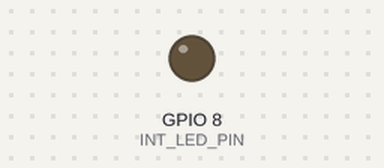
Simulated run of this sketch. Board: ESP32-S3. On the bench: output pins drawn as LEDs (lit = HIGH). WiFi joins after 1.5 s; servers stay silent unless stated; uploads are accepted with an empty reply; what the sketch prints to the serial monitor is not drawn.

Above: at 3.6 s.
At 7.1 s:
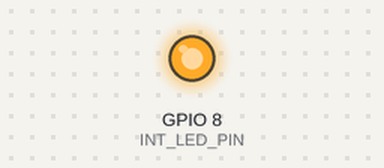
Timing chart, 0 to 8.6 s (numbered marks = the images above):
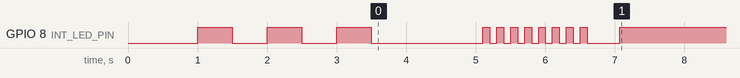

The sketch:

connect_wifi.ino
```cpp
#include <WiFi.h>

const int INT_LED_PIN = 8;
char ssid[] = "my_wifi_a1";
char pass[] = "kikker123";

bool internetConnected = false;

void slowBlinkOnce() {
  digitalWrite(INT_LED_PIN, HIGH);
  delay(500);
  digitalWrite(INT_LED_PIN, LOW);
  delay(500);
}

void fastBlinkOnce() {
  digitalWrite(INT_LED_PIN, HIGH);
  delay(100);
  digitalWrite(INT_LED_PIN, LOW);
  delay(100);
}

bool testInternetConnection() {
  Serial.println("Testing internet connection to google.com...");

  WiFiClient client;
  client.setTimeout(5000); // Set 5 second timeout

  if (client.connect("google.com", 80, 5000)) { // 5 second connection timeout
    Serial.println("✓ Successfully connected to google.com");

    client.println("HEAD / HTTP/1.1");
    client.println("Host: google.com");
    client.println("Connection: close");
    client.println();

    unsigned long timeout = millis();
    while (client.available() == 0) {
      if (millis() - timeout > 5000) {
        Serial.println("  Timeout waiting for response");
        client.stop();
        return false;
      }
      delay(10); // Small delay to prevent tight loop
    }

    if (client.available()) {
      String line = client.readStringUntil('\n');
      Serial.print("  Server response: ");
      Serial.println(line);
      Serial.println("  Internet connection verified!");
    }

    client.stop();
    delay(100); // Give time for clean disconnect
    return true;

  } else {
    Serial.println("✗ Failed to connect to google.com");
    Serial.println("  WiFi connected but no internet access");
    client.stop();
    return false;
  }
}

void setup() {
  Serial.begin(115200);
  delay(1000);

  Serial.println("\n\n=== ESP32 WiFi Connection Test ===");

  pinMode(INT_LED_PIN, OUTPUT);

  Serial.println("Starting up (slow blink)...");
  for (int i = 0; i < 3; i++) {
    slowBlinkOnce();
  }

  // Disconnect and clear any previous WiFi config
  WiFi.disconnect(true);
  delay(1000);
  WiFi.mode(WIFI_STA);
  delay(100);

  Serial.print("Connecting to WiFi: ");
  Serial.println(ssid);
  WiFi.begin(ssid, pass);

  unsigned long startAttempt = millis();
  while (WiFi.status() != WL_CONNECTED && millis() - startAttempt < 30000) {
    fastBlinkOnce();
    Serial.print(".");
  }

  Serial.println();

  if (WiFi.status() == WL_CONNECTED) {
    Serial.println("✓ WiFi Connected!");
    Serial.print("IP Address: ");
    Serial.println(WiFi.localIP());
    Serial.print("Signal Strength (RSSI): ");
    Serial.print(WiFi.RSSI());
    Serial.println(" dBm");
    Serial.print("Gateway: ");
    Serial.println(WiFi.gatewayIP());
    Serial.print("DNS: ");
    Serial.println(WiFi.dnsIP());
    Serial.println();

    // Test internet connectivity
    internetConnected = testInternetConnection();

    if (internetConnected) {
      Serial.println("\n=== Connection Test PASSED ===");
      digitalWrite(INT_LED_PIN, HIGH);
    } else {
      Serial.println("\n=== WiFi connected but no internet access ===");
      Serial.println("Will retry every 10 seconds...");
      digitalWrite(INT_LED_PIN, LOW);
    }

  } else {
    digitalWrite(INT_LED_PIN, LOW);
    Serial.println("✗ WiFi Connection FAILED");
    Serial.println("Check your SSID and password");

    // Slow blink forever to indicate error
    while(1) {
      slowBlinkOnce();
    }
  }
}

void loop() {
  static unsigned long lastCheck = 0;

  // If internet is not connected, check every 10 seconds
  // If internet is connected, check every 30 seconds
  unsigned long checkInterval = internetConnected ? 30000 : 10000;

  if (millis() - lastCheck > checkInterval) {
    lastCheck = millis();

    if (WiFi.status() == WL_CONNECTED) {
      Serial.println("\n--- Connection Check ---");
      Serial.print("Signal: ");
      Serial.print(WiFi.RSSI());
      Serial.println(" dBm");

      bool wasConnected = internetConnected;
      internetConnected = testInternetConnection();

      if (internetConnected) {
        digitalWrite(INT_LED_PIN, HIGH);
        if (!wasConnected) {
          Serial.println("✓ Internet connection restored!");
        }
      } else {
        digitalWrite(INT_LED_PIN, LOW);
        Serial.println("Still no internet. Retrying in 10 seconds...");
      }

    } else {
      Serial.println("WiFi disconnected! Attempting reconnect...");
      digitalWrite(INT_LED_PIN, LOW);
      internetConnected = false;
      WiFi.reconnect();

      // Fast blink while reconnecting
      unsigned long startAttempt = millis();
      while (WiFi.status() != WL_CONNECTED && millis() - startAttempt < 15000) {
        fastBlinkOnce();
      }

      if (WiFi.status() == WL_CONNECTED) {
        Serial.println("✓ WiFi reconnected!");
      }
    }
  }
}
```
